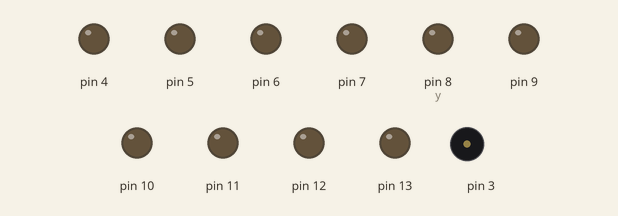
Recording of a sketch running on a simulated Arduino Uno, built with avr-gcc and run on an emulated ATmega328P. On the bench: output pins drawn as LEDs (lit = HIGH), buzzer (waves = sounding). Pins used as bus, display or sensor lines are not drawn.

Above: at 0.19 s.
At 2.54 s:
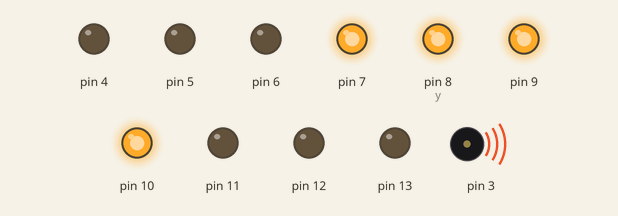
At 2.74 s:
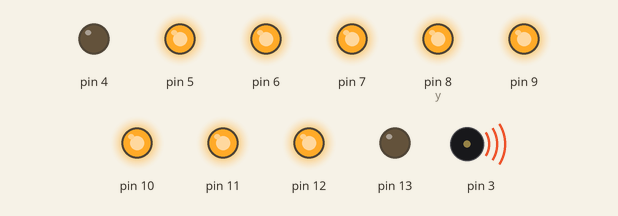
At 2.84 s:
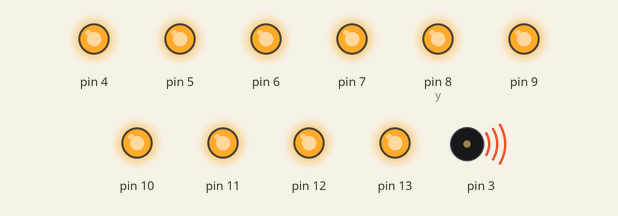
At 3.04 s:
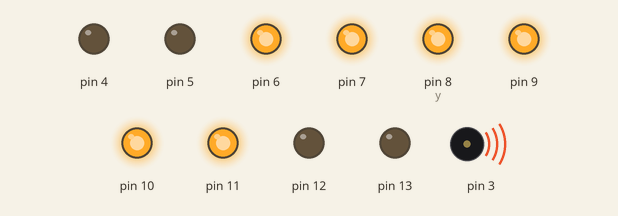
At 3.24 s:
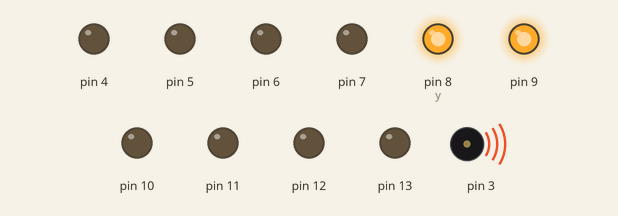
Timing chart, 0 to 3.9 s (numbered marks = the images above):
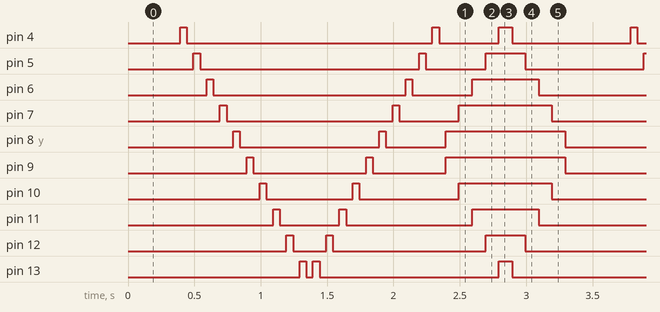

Measured:
- by itself, pin 4: repeats every 3.4 s: LOW 1.9 s, HIGH 0.05 s, LOW 0.45 s, HIGH 0.10 s, LOW 0.89 s, HIGH 0.05 s
- by itself, pin 5: repeats every 3.4 s: LOW 1.7 s, HIGH 0.05 s, LOW 0.45 s, HIGH 0.30 s, LOW 0.89 s, HIGH 0.05 s
- by itself, pin 6: repeats every 3.4 s: LOW 1.5 s, HIGH 0.05 s, LOW 0.45 s, HIGH 0.50 s, LOW 0.89 s, HIGH 0.05 s
- by itself, pin 7: repeats every 3.4 s: LOW 1.3 s, HIGH 0.05 s, LOW 0.45 s, HIGH 0.70 s, LOW 0.89 s, HIGH 0.05 s
- by itself, pin 8 (y): repeats every 3.4 s: LOW 1.1 s, HIGH 0.05 s, LOW 0.45 s, HIGH 0.90 s, LOW 0.89 s, HIGH 0.05 s
- by itself, pin 9: repeats every 3.4 s: LOW 0.85 s, HIGH 0.05 s, LOW 0.55 s, HIGH 0.90 s, LOW 0.99 s, HIGH 0.05 s
- by itself, pin 10: repeats every 3.4 s: LOW 0.65 s, HIGH 0.05 s, LOW 0.75 s, HIGH 0.70 s, LOW 1.2 s, HIGH 0.05 s
- by itself, pin 11: repeats every 3.4 s: LOW 0.45 s, HIGH 0.05 s, LOW 0.95 s, HIGH 0.50 s, LOW 1.4 s, HIGH 0.05 s

The sketch:

copy_of_copy_of_exquisite_duup1.ino
```cpp
// C++ code
//
float seno;
int frequencia;
void setup()
{
  pinMode(13, OUTPUT);
  pinMode(12, OUTPUT);
  pinMode(11, OUTPUT);
  pinMode(10, OUTPUT);
  pinMode(9, OUTPUT);
  pinMode(8, OUTPUT);
  pinMode(7, OUTPUT);
  pinMode(6, OUTPUT);
  pinMode(5, OUTPUT);
  pinMode(4, OUTPUT);
  pinMode(3, OUTPUT);
}

void loop()
{

  for(int x=0;x<180;x++){
  //converte graus para radiando e depois obtém o valor do seno
  seno=(sin(x*3.1416/180));
  //gera uma frequência a partir do valor do seno
  frequencia = 2000+(int(seno*1000));
  tone(3,frequencia);
  delay(2);
 }
	digitalWrite(3,10);
 	for (int x = 4; x <=13; x++)
    {
  	 	digitalWrite(x, HIGH);
  		delay(50);
  		digitalWrite(x, LOW);
 		delay(50);
	}
  	for (int x = 13; x>=4; x--)
    {
  	 	digitalWrite(x, HIGH);
  		delay(50);
  		digitalWrite(x, LOW);
 		delay(50);
	}
 	int y=8;
  	for (int x = 8; x>=4; x--)
    {
      	y++;
  	 	digitalWrite(x, HIGH);
     	digitalWrite(y, HIGH);
     	delay(100);


	}

  	for (int x = 4; x<=8; x++)
    {

  		digitalWrite(x, LOW);
     	digitalWrite(y, LOW);
 		delay(100);
      	y--;

	}


}
```
